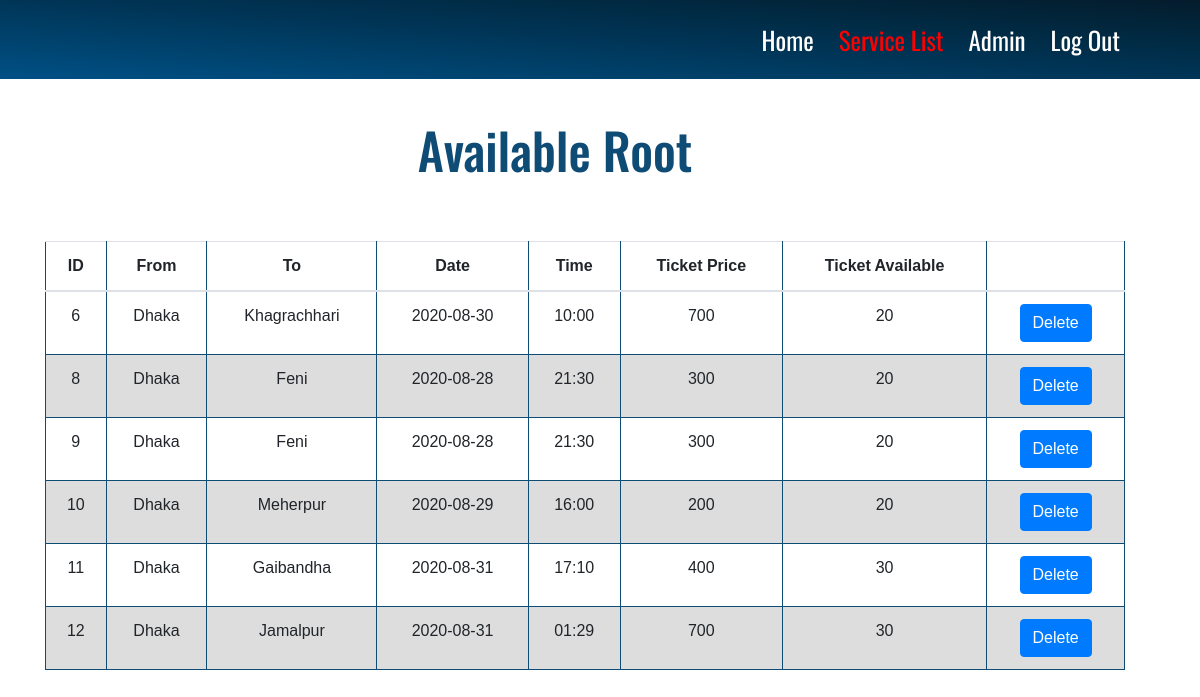
The page /online_bus_ticket_booking/service_list.php on the database its author committed.
### tables this page shows
CREATE TABLE `add_ticket_info` (
  `id` int(11) NOT NULL,
  `p_from` varchar(100) NOT NULL,
  `p_to` varchar(100) NOT NULL,
  `p_date` varchar(100) NOT NULL,
  `p_time` varchar(100) NOT NULL,
  `ticket_price` varchar(100) NOT NULL,
  `ticket` varchar(100) NOT NULL
);

### online_bus_ticket_booking/service_list.php (the view, shortened to what this page needs)
<?php
 include('php_backend_header.php');
 include('connection.php');
	$q = "select * from add_ticket_info";
	$result = mysqli_query($conn,$q);
?>
<header class="uni-header">
              <div class="header">
                <div class="container">
                  <nav class="navbar navbar-expand-lg navbar-light bg-light">
                      <div class="collapse navbar-collapse" id="navbarSupportedContent">
                        <ul class="navbar-nav ml-auto">
                          <li class="nav-item">
                            <a class="nav-link" href="index.php">Home</a>
                          </li>
                          <li class="nav-item">
                            <a class="nav-link active" href="#">Service List</a>
                          </li>
                           <li class="nav-item">
                            <a class="nav-link" href="Admin.php">Admin</a>
                          </li>
                            <li class="nav-item">
                            <a class="nav-link" href="logout.php">Log Out</a>
                          </li>
                        </ul>
                       </div>
                  </nav>
                </div>
              </div>
      </header>
<section class="user-list">
	<div class="container">
       <div class="row ">
      		<div class="col-md-8">
      			<h1>Available Root</h1>
      		</div>
      	</div>
		<div class="row">
			<div class="col-md-12">
		<table class="table">
		    <thead>
		      <tr>
		      	<th>ID</th>
		      	<th>From</th>
  			    <th>To</th>
  			    <th>Date</th>
  			    <th>Time</th>
            <th>Ticket Price</th>
  			    <th>Ticket Available</th>
            <th></th>
		      </tr>
		    </thead>
        <tbody>
			<?php
			while($row = mysqli_fetch_array($result)) {
				echo "<tr>";
				echo "<td>".$row['id']."</td>";
				echo "<td>".$row['p_from']."</td>";
				echo "<td>".$row['p_to']."</td>";
				echo "<td>".$row['p_date']."</td>";
				echo "<td>".$row['p_time']."</td>";
        echo "<td>".$row['ticket_price']."</td>";
				echo "<td>".$row['ticket']."</td>";
        echo '<td><a href="service_delete.php?id='.$row['id'].'" class="btn btn-primary">Delete</a></td>';
				echo "</tr>";
			}
			?>
       </tbody>
  </table>
			</div>
		</div>
	</div>
</section>
<?php
include('php_backend_footer.php');
?>

### online_bus_ticket_booking/css/style.css (style rules this page uses)
body { font-family: 'Source Sans Pro', sans-serif; }
.container { width: 1140px; margin: 0 auto; }
.row { width: 100%; float: left; }
.col-md-8 { width: 66.6664%; float: left; }
.col-md-12 { width: 100%; float: left; }
a { text-decoration: none!important; }
.navbar-light .navbar-nav .nav-link { color: #fff; margin-left: -2px; margin-right: 11px; font-size: 25px; font-family: 'Oswald'; }
nav a.active { color: red!important; border-bottom-color: 2px solid #fff; }
.uni-header { float: left; background-image: linear-gradient(to right top, #005086, #00436e, #003557, #012941, #041c2c); width: 100%; }
.uni-header nav { background: transparent!important; height: 79px; }
.user-list h1 { text-align: center; margin-bottom: 62px; margin-top: 40px; padding-left: 310px; font-size: 50px; font-family: 'Oswald'; color: #0f4c75; }
table { font-family: arial, sans-serif; border-collapse: collapse; width: 100%; }
td, th { border: 1px solid #0f4c75; text-align: center; padding: 8px; }
tr:nth-child(even) { background-color: #dddddd; }

### rows shown on the page
add_ticket_info: id "6", p_from "Dhaka", p_to "Khagrachhari", p_date "2020-08-30", p_time "10:00", ticket_price "700", ticket "20"
add_ticket_info: id "8", p_from "Dhaka", p_to "Feni", p_date "2020-08-28", p_time "21:30", ticket_price "300", ticket "20"
add_ticket_info: id "9", p_from "Dhaka", p_to "Feni", p_date "2020-08-28", p_time "21:30", ticket_price "300", ticket "20"
add_ticket_info: id "10", p_from "Dhaka", p_to "Meherpur", p_date "2020-08-29", p_time "16:00", ticket_price "200", ticket "20"
add_ticket_info: id "11", p_from "Dhaka", p_to "Gaibandha", p_date "2020-08-31", p_time "17:10", ticket_price "400", ticket "30"
add_ticket_info: id "12", p_from "Dhaka", p_to "Jamalpur", p_date "2020-08-31", p_time "01:29", ticket_price "700", ticket "30"
